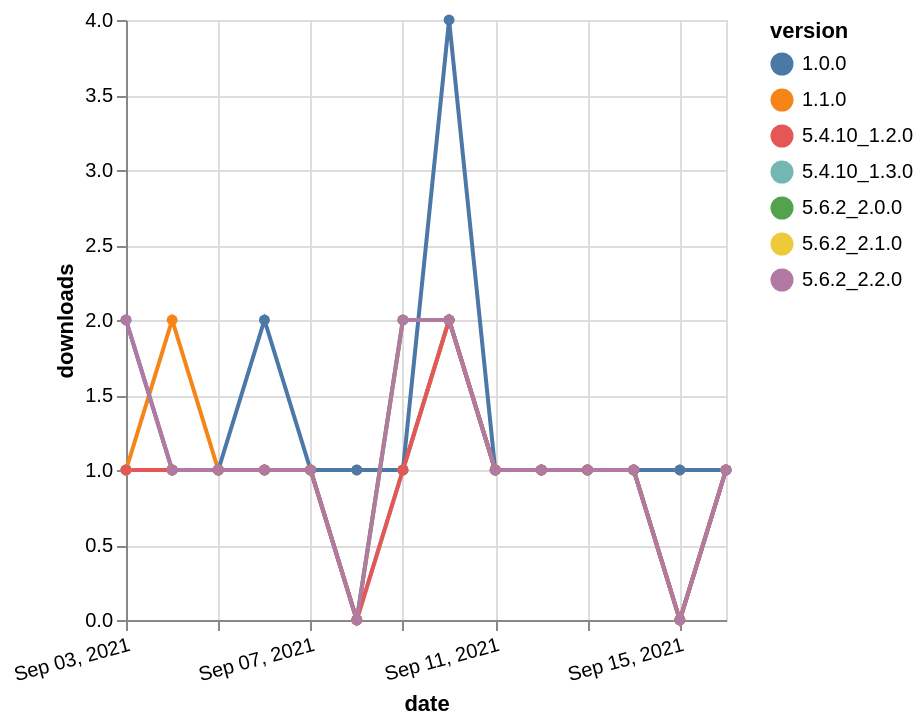

Here is the Vega-Lite specification saved for this chart:
### Vega-Lite specification from a JSON file in a GitHub repository (floating-point values rounded to 4 significant figures)
{"$schema": "https://vega.github.io/schema/vega-lite/v5.json", "description": "A simple bar chart with embedded data.", "data": {"values": [{"date": "2021-09-03", "total": 166, "delta": 1, "version": "1.1.0"}, {"date": "2021-09-04", "total": 168, "delta": 2, "version": "1.1.0"}, {"date": "2021-09-05", "total": 169, "delta": 1, "version": "1.1.0"}, {"date": "2021-09-06", "total": 170, "delta": 1, "version": "1.1.0"}, {"date": "2021-09-07", "total": 171, "delta": 1, "version": "1.1.0"}, {"date": "2021-09-08", "total": 172, "delta": 1, "version": "1.1.0"}, {"date": "2021-09-09", "total": 173, "delta": 1, "version": "1.1.0"}, {"date": "2021-09-10", "total": 175, "delta": 2, "version": "1.1.0"}, {"date": "2021-09-11", "total": 176, "delta": 1, "version": "1.1.0"}, {"date": "2021-09-12", "total": 177, "delta": 1, "version": "1.1.0"}, {"date": "2021-09-13", "total": 178, "delta": 1, "version": "1.1.0"}, {"date": "2021-09-14", "total": 179, "delta": 1, "version": "1.1.0"}, {"date": "2021-09-15", "total": 180, "delta": 1, "version": "1.1.0"}, {"date": "2021-09-16", "total": 181, "delta": 1, "version": "1.1.0"}, {"date": "2021-09-03", "total": 160, "delta": 1, "version": "5.4.10_1.3.0"}, {"date": "2021-09-04", "total": 161, "delta": 1, "version": "5.4.10_1.3.0"}, {"date": "2021-09-05", "total": 162, "delta": 1, "version": "5.4.10_1.3.0"}, {"date": "2021-09-06", "total": 163, "delta": 1, "version": "5.4.10_1.3.0"}, {"date": "2021-09-07", "total": 164, "delta": 1, "version": "5.4.10_1.3.0"}, {"date": "2021-09-08", "total": 164, "delta": 0, "version": "5.4.10_1.3.0"}, {"date": "2021-09-09", "total": 165, "delta": 1, "version": "5.4.10_1.3.0"}, {"date": "2021-09-10", "total": 167, "delta": 2, "version": "5.4.10_1.3.0"}, {"date": "2021-09-11", "total": 168, "delta": 1, "version": "5.4.10_1.3.0"}, {"date": "2021-09-12", "total": 169, "delta": 1, "version": "5.4.10_1.3.0"}, {"date": "2021-09-13", "total": 170, "delta": 1, "version": "5.4.10_1.3.0"}, {"date": "2021-09-14", "total": 171, "delta": 1, "version": "5.4.10_1.3.0"}, {"date": "2021-09-15", "total": 171, "delta": 0, "version": "5.4.10_1.3.0"}, {"date": "2021-09-16", "total": 172, "delta": 1, "version": "5.4.10_1.3.0"}, {"date": "2021-09-03", "total": 336, "delta": 2, "version": "1.0.0"}, {"date": "2021-09-04", "total": 337, "delta": 1, "version": "1.0.0"}, {"date": "2021-09-05", "total": 338, "delta": 1, "version": "1.0.0"}, {"date": "2021-09-06", "total": 340, "delta": 2, "version": "1.0.0"}, {"date": "2021-09-07", "total": 341, "delta": 1, "version": "1.0.0"}, {"date": "2021-09-08", "total": 342, "delta": 1, "version": "1.0.0"}, {"date": "2021-09-09", "total": 343, "delta": 1, "version": "1.0.0"}, {"date": "2021-09-10", "total": 347, "delta": 4, "version": "1.0.0"}, {"date": "2021-09-11", "total": 348, "delta": 1, "version": "1.0.0"}, {"date": "2021-09-12", "total": 349, "delta": 1, "version": "1.0.0"}, {"date": "2021-09-13", "total": 350, "delta": 1, "version": "1.0.0"}, {"date": "2021-09-14", "total": 351, "delta": 1, "version": "1.0.0"}, {"date": "2021-09-15", "total": 352, "delta": 1, "version": "1.0.0"}, {"date": "2021-09-16", "total": 353, "delta": 1, "version": "1.0.0"}, {"date": "2021-09-03", "total": 136, "delta": 1, "version": "5.6.2_2.1.0"}, {"date": "2021-09-04", "total": 137, "delta": 1, "version": "5.6.2_2.1.0"}, {"date": "2021-09-05", "total": 138, "delta": 1, "version": "5.6.2_2.1.0"}, {"date": "2021-09-06", "total": 139, "delta": 1, "version": "5.6.2_2.1.0"}, {"date": "2021-09-07", "total": 140, "delta": 1, "version": "5.6.2_2.1.0"}, {"date": "2021-09-08", "total": 140, "delta": 0, "version": "5.6.2_2.1.0"}, {"date": "2021-09-09", "total": 142, "delta": 2, "version": "5.6.2_2.1.0"}, {"date": "2021-09-10", "total": 144, "delta": 2, "version": "5.6.2_2.1.0"}, {"date": "2021-09-11", "total": 145, "delta": 1, "version": "5.6.2_2.1.0"}, {"date": "2021-09-12", "total": 146, "delta": 1, "version": "5.6.2_2.1.0"}, {"date": "2021-09-13", "total": 147, "delta": 1, "version": "5.6.2_2.1.0"}, {"date": "2021-09-14", "total": 148, "delta": 1, "version": "5.6.2_2.1.0"}, {"date": "2021-09-15", "total": 148, "delta": 0, "version": "5.6.2_2.1.0"}, {"date": "2021-09-16", "total": 149, "delta": 1, "version": "5.6.2_2.1.0"}, {"date": "2021-09-03", "total": 145, "delta": 1, "version": "5.6.2_2.0.0"}, {"date": "2021-09-04", "total": 146, "delta": 1, "version": "5.6.2_2.0.0"}, {"date": "2021-09-05", "total": 147, "delta": 1, "version": "5.6.2_2.0.0"}, {"date": "2021-09-06", "total": 148, "delta": 1, "version": "5.6.2_2.0.0"}, {"date": "2021-09-07", "total": 149, "delta": 1, "version": "5.6.2_2.0.0"}, {"date": "2021-09-08", "total": 149, "delta": 0, "version": "5.6.2_2.0.0"}, {"date": "2021-09-09", "total": 151, "delta": 2, "version": "5.6.2_2.0.0"}, {"date": "2021-09-10", "total": 153, "delta": 2, "version": "5.6.2_2.0.0"}, {"date": "2021-09-11", "total": 154, "delta": 1, "version": "5.6.2_2.0.0"}, {"date": "2021-09-12", "total": 155, "delta": 1, "version": "5.6.2_2.0.0"}, {"date": "2021-09-13", "total": 156, "delta": 1, "version": "5.6.2_2.0.0"}, {"date": "2021-09-14", "total": 157, "delta": 1, "version": "5.6.2_2.0.0"}, {"date": "2021-09-15", "total": 157, "delta": 0, "version": "5.6.2_2.0.0"}, {"date": "2021-09-16", "total": 158, "delta": 1, "version": "5.6.2_2.0.0"}, {"date": "2021-09-03", "total": 151, "delta": 1, "version": "5.4.10_1.2.0"}, {"date": "2021-09-04", "total": 152, "delta": 1, "version": "5.4.10_1.2.0"}, {"date": "2021-09-05", "total": 153, "delta": 1, "version": "5.4.10_1.2.0"}, {"date": "2021-09-06", "total": 154, "delta": 1, "version": "5.4.10_1.2.0"}, {"date": "2021-09-07", "total": 155, "delta": 1, "version": "5.4.10_1.2.0"}, {"date": "2021-09-08", "total": 155, "delta": 0, "version": "5.4.10_1.2.0"}, {"date": "2021-09-09", "total": 156, "delta": 1, "version": "5.4.10_1.2.0"}, {"date": "2021-09-10", "total": 158, "delta": 2, "version": "5.4.10_1.2.0"}, {"date": "2021-09-11", "total": 159, "delta": 1, "version": "5.4.10_1.2.0"}, {"date": "2021-09-12", "total": 160, "delta": 1, "version": "5.4.10_1.2.0"}, {"date": "2021-09-13", "total": 161, "delta": 1, "version": "5.4.10_1.2.0"}, {"date": "2021-09-14", "total": 162, "delta": 1, "version": "5.4.10_1.2.0"}, {"date": "2021-09-15", "total": 162, "delta": 0, "version": "5.4.10_1.2.0"}, {"date": "2021-09-16", "total": 163, "delta": 1, "version": "5.4.10_1.2.0"}, {"date": "2021-09-03", "total": 137, "delta": 2, "version": "5.6.2_2.2.0"}, {"date": "2021-09-04", "total": 138, "delta": 1, "version": "5.6.2_2.2.0"}, {"date": "2021-09-05", "total": 139, "delta": 1, "version": "5.6.2_2.2.0"}, {"date": "2021-09-06", "total": 140, "delta": 1, "version": "5.6.2_2.2.0"}, {"date": "2021-09-07", "total": 141, "delta": 1, "version": "5.6.2_2.2.0"}, {"date": "2021-09-08", "total": 141, "delta": 0, "version": "5.6.2_2.2.0"}, {"date": "2021-09-09", "total": 143, "delta": 2, "version": "5.6.2_2.2.0"}, {"date": "2021-09-10", "total": 145, "delta": 2, "version": "5.6.2_2.2.0"}, {"date": "2021-09-11", "total": 146, "delta": 1, "version": "5.6.2_2.2.0"}, {"date": "2021-09-12", "total": 147, "delta": 1, "version": "5.6.2_2.2.0"}, {"date": "2021-09-13", "total": 148, "delta": 1, "version": "5.6.2_2.2.0"}, {"date": "2021-09-14", "total": 149, "delta": 1, "version": "5.6.2_2.2.0"}, {"date": "2021-09-15", "total": 149, "delta": 0, "version": "5.6.2_2.2.0"}, {"date": "2021-09-16", "total": 150, "delta": 1, "version": "5.6.2_2.2.0"}]}, "width": "container", "mark": {"type": "line", "point": {"filled": true}}, "encoding": {"x": {"field": "date", "type": "temporal", "timeUnit": "yearmonthdate", "title": "date", "axis": {"labelAngle": -15}}, "y": {"field": "delta", "type": "quantitative", "title": "downloads"}, "color": {"field": "version", "type": "nominal"}, "tooltip": {"field": "delta"}}}
